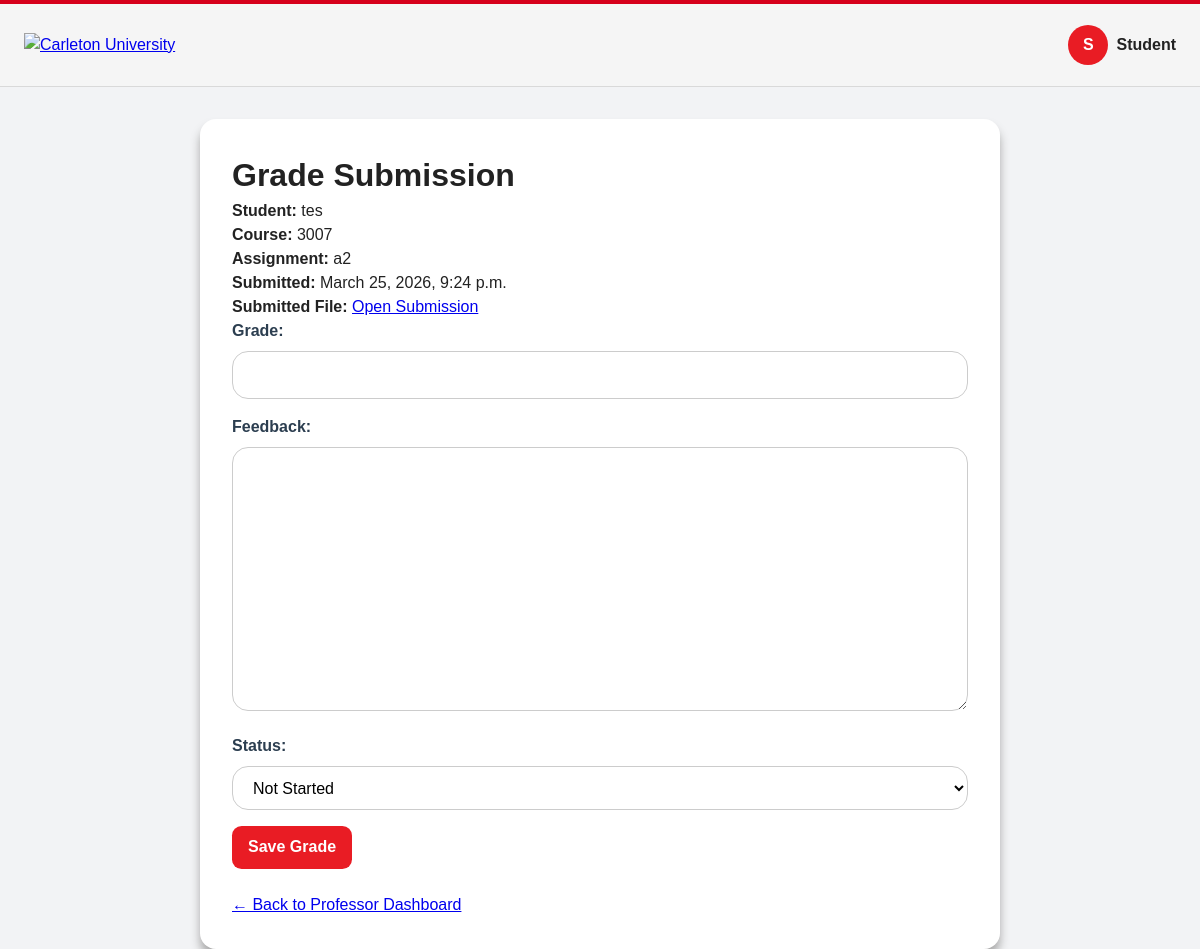
The app's page /submission/3/grade/ with its own data.
### grades/models.py (models this page shows, shortened)
class Submission(models.Model):
    student_name = models.CharField(max_length=100)
    assignment = models.ForeignKey(Assignment, on_delete=models.CASCADE)
    file = models.FileField(upload_to='submissions/')
    submitted_at = models.DateTimeField(auto_now_add=True)
    grade = models.DecimalField(max_digits=5, decimal_places=2, blank=True, null=True, validators=[ MinValueValidator(0), MaxValueValidator(100) ])
    feedback = models.TextField(blank=True, null=True)
    STATUS_CHOICES = [
        ('not_started', 'Not Started'),
        ('in_progress', 'In Progress'),
        ('under_review', 'Under Review'),
        ('final_approval', 'Final Approval'),
        ('released', 'Released'),
    ]
    status = models.CharField(
        max_length=20,
        choices=STATUS_CHOICES,
        default='not_started'
    )

class Assignment(models.Model):
    title = models.CharField(max_length=200)
    due_date = models.DateTimeField()
    course_code = models.CharField(max_length=10)  # field for course code
    instruction_file = models.FileField(upload_to='instructions/', blank=True, null=True) # th

### grades/views.py (the view)
# urls.py: path('submission/<int:submission_id>/grade/', views.grade_submission, name='grade_submission'),
def grade_submission(request, submission_id):
    submission = get_object_or_404(Submission, id=submission_id)
    if request.method == 'POST':
        form = GradeSubmissionForm(request.POST, instance=submission)
        if form.is_valid():
            form.save()
            return redirect('dashboard')
    else:
        form = GradeSubmissionForm(instance=submission)
    return render(request, 'grade_submission.html', {
        'form': form,
        'submission': submission
    })

### grades/forms.py
class GradeSubmissionForm(forms.ModelForm):
    class Meta:
        model = Submission
        fields = ['grade', 'feedback','status']

### grades/templates/grade_submission.html (shortened to what this page needs)
{% load static %}
<!DOCTYPE html>
<html lang="en">
<head>
    {% include 'head.html' %}
</head>
<body>
    {% include 'header.html' %}
    <main class="grade-page-container">
        <div class="grade-card">
            <h1>Grade Submission</h1>
            <p><strong>Student:</strong> {{ submission.student_name }}</p>
            <p><strong>Course:</strong> {{ submission.assignment.course_code }}</p>
            <p><strong>Assignment:</strong> {{ submission.assignment.title }}</p>
            <p><strong>Submitted:</strong> {{ submission.submitted_at }}</p>
            <p>
                <strong>Submitted File:</strong>
                <a href="{{ submission.file.url }}" target="_blank">Open Submission</a>
            </p>
            <form method="post">
                {{ form.as_p }}
                <button type="submit" class="grade-btn">Save Grade</button>
            </form>
            <p class="back-link">
                <a href="{% url 'professor_dashboard' %}">← Back to Professor Dashboard</a>
            </p>
        </div>
    </main>
</body>
</html>

### grades/static/style.css (style rules this page uses)
body { font-family: Arial, sans-serif; background: #f2f3f5; color: #222; margin: 0; padding: 0; }
label { display: block; font-weight: 600; margin-bottom: 0.5rem; color: #2c3e50; }
select, input[type="number"], input[type="text"], input[type="email"] { width: 100%; padding: 0.75rem; border: 0.0625rem solid #bcc7d1; border-radius: 0.5rem; font-size: 1rem; box-sizing: border-box; background: white; transition: border-color 0.2s ease, box-shadow 0.2s ease; }
.grade-page-container { max-width: 80rem; margin: 2rem auto; padding: 0 1rem; }
.grade-btn { display: inline-block; background-color: #e91c24; color: white; text-decoration: none; border: none; border-radius: 0.6rem; padding: 0.6rem 1rem; cursor: pointer; font-weight: 600; }
.grade-card { background: white; max-width: 50rem; margin: 0 auto; padding: 2rem; border-radius: 1rem; box-shadow: 0 0.5rem 0.6rem darkgrey; }
.grade-card form p { margin-bottom: 1rem; }
.grade-card input, .grade-card textarea, .grade-card select { width: 100%; padding: 0.7rem 1rem; border: 1px solid #CCCCCCFF; border-radius: 1rem; box-sizing: border-box; }
.back-link { margin-top: 1.5rem; }

### records on screen
Submission: student_name "tes", assignment.course_code "3007", assignment "a2", submitted_at "March 25, 2026, 9:24 p.m.", status "Not Started"
